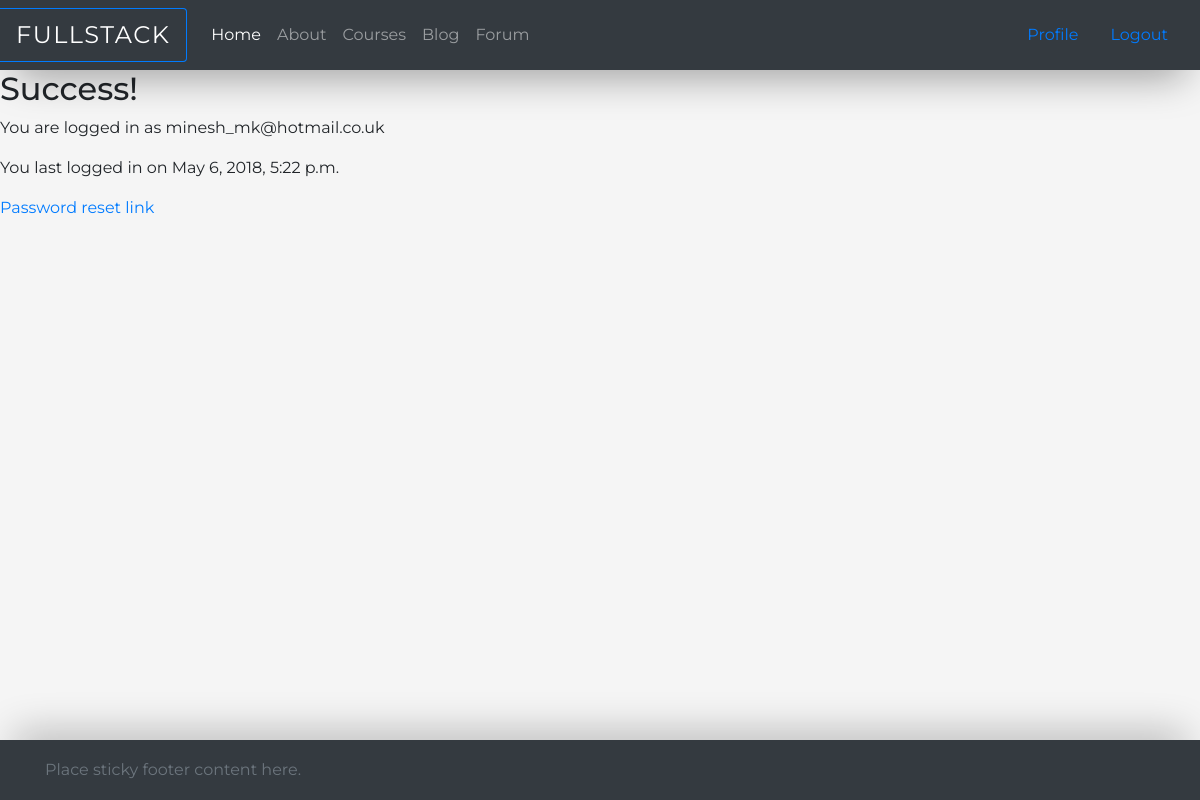
The page /account/profile/ (signed in) on the database as committed earlier.
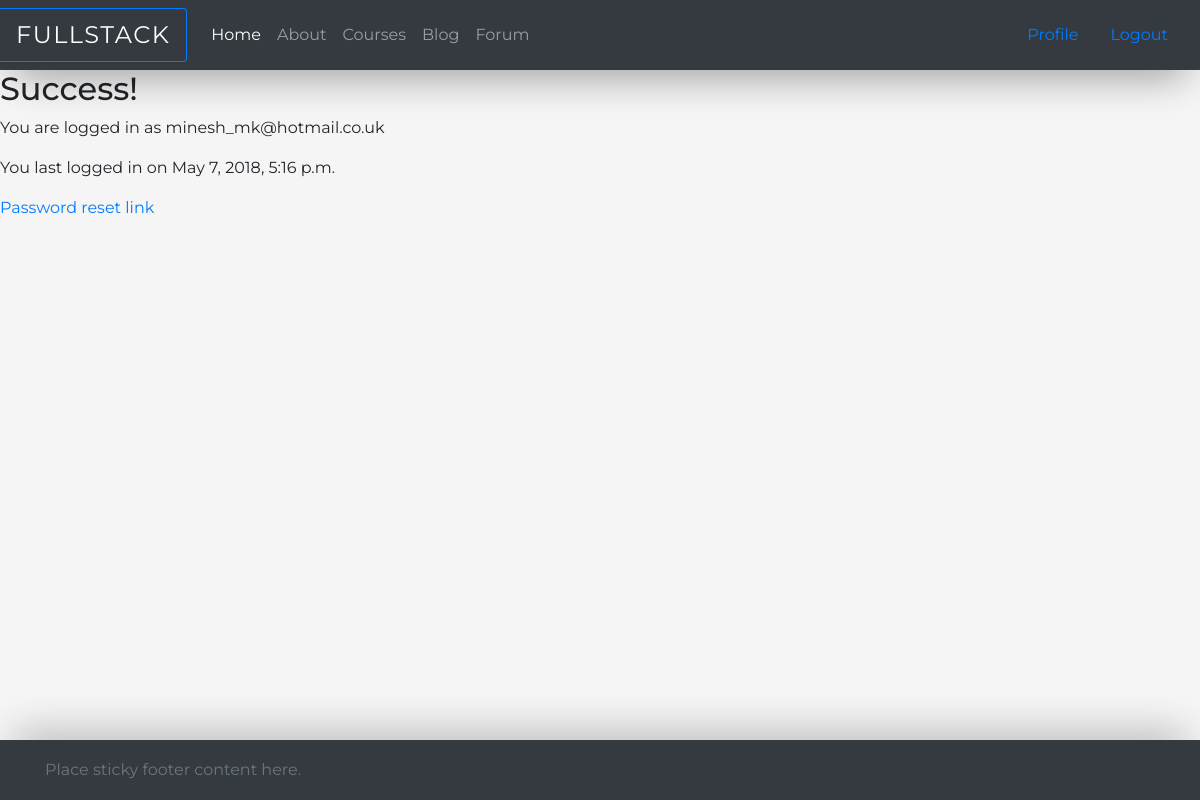
The same page on the database as committed later.
### accounts/models.py (models this page shows)
class User(AbstractUser):
    objects = AccountUserManager()

### accounts/views.py (the view)
@login_required(login_url='/account/login/')
def profile(request):
    return render(request, 'accounts/profile.html')

### accounts/templates/accounts/profile.html
{% extends "home/base.html" %}
{% block body %}
    <h2>Success!</h2>
    <p>You are logged in as {{ user.email }}</p>
    <p>You last logged in on {{ user.last_login }}</p>
    <p><a href="#">Password reset link</a></p>
{% endblock %}

### home/templates/home/base.html (shortened to what this page needs)
{% load staticfiles %}
<!DOCTYPE html>
<html lang="en">
<head>
    <link rel="stylesheet" href="{% static "css/style.css" %}">
</head>
<body>
    <header>
        <nav class="navbar navbar-expand-md navbar-dark bg-dark">
          <a class="navbar-brand rounded-right brand-border border border-left-0 border-primary" href="{% url 'index' %}">Fullstack</a>
          <div class="collapse navbar-collapse" id="mainNavBar">
            <ul class="nav navbar-nav mr-auto">
              <li class="nav-item active">
                <a class="nav-link" href="{% url 'index' %}">Home <span class="sr-only">(current)</span></a>
              </li>
              <li class="nav-item">
                <a class="nav-link" href="/about/">About</a>
              </li>
              <li class="nav-item">
                <a class="nav-link" href="#">Courses</a>
              </li>
              <li class="nav-item">
                <a class="nav-link" href="#">Blog</a>
              </li>
              <li class="nav-item">
                <a class="nav-link" href="#">Forum</a>
              </li>
            </ul>
            <ul class="nav justify-content-end">
              {% if user.is_authenticated %}
                  <li class="nav-item">
                      <a class="nav-link" href="{% url 'profile' %}">Profile</a>
                  </li>
                  <li class="nav-item">
                      <a class="nav-link" href="{% url 'logout' %}">Logout</a>
                  </li>
              {% endif %}
            </ul>
          </div>
        </nav>
    </header>
   <main class="page-content">
       {% block body %}
       {% endblock %}
   </main>
<footer class="footer">
    <div class="container">
        <span class="text-muted">Place sticky footer content here.</span>
    </div>
</footer>
</body>
</html>

Rows that differ between the two databases and show on the page:
changed User "minesh_mk@hotmail.co.uk": last_login "May 6, 2018, 5:22 p.m." → "May 7, 2018, 5:16 p.m."
